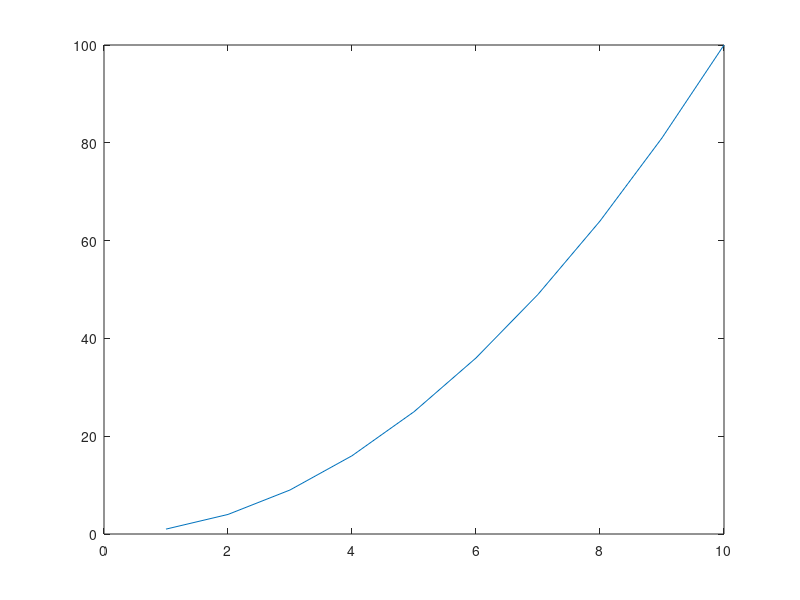
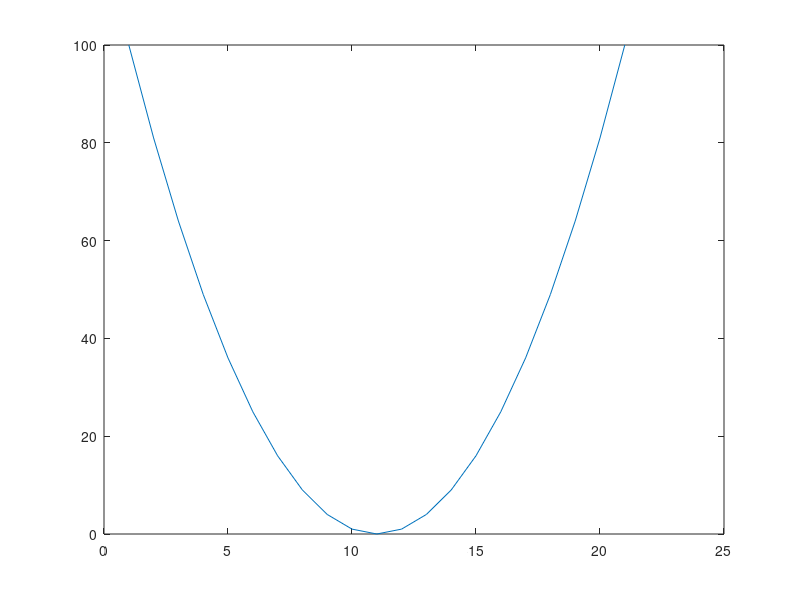
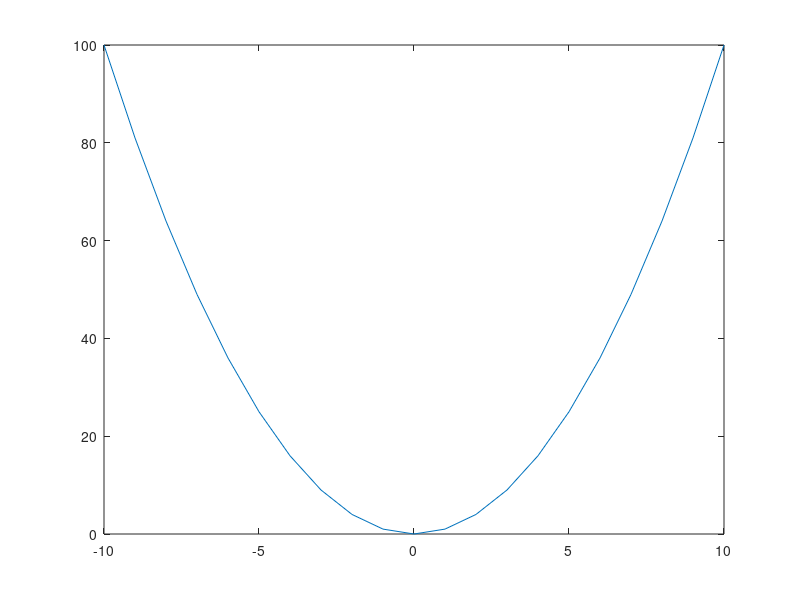
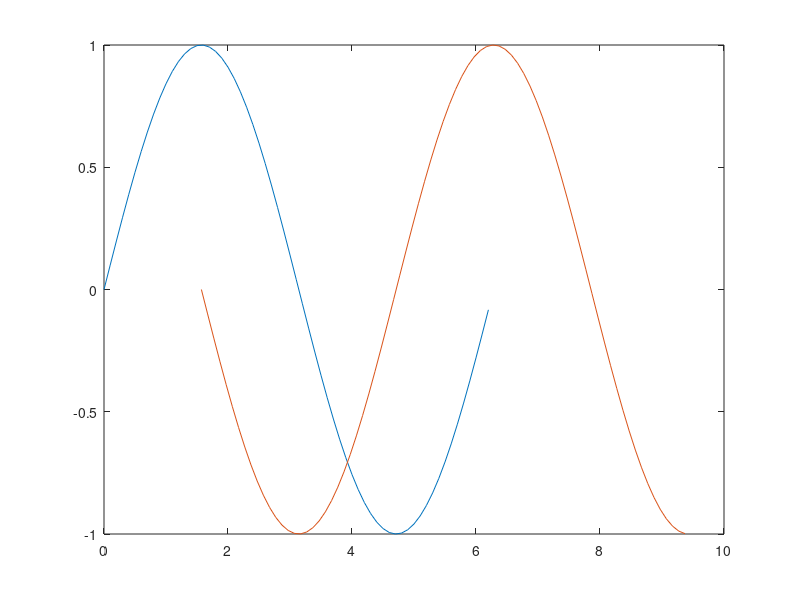

The MATLAB source for these figures, in order:
a = (1:10).^2
plot(a)
% produces new figure(#)
figure(2)
b = (-10:10).^2
plot(b);

figure(3)
t = -10:10;
b = t.^2
plot(t,b);

figure(4)
x1 = 0 : 0.1 : 2*pi; y1 = sin(x1);
x2 = pi/2 : 0.1 : 3*pi; y2 = cos(x2);
plot(x1,y1,x2,y2)

figure(5)
% 'r' for red line 'k' for black ':' for doted line 
plot(x1,y1, 'r', x2,y2,'k:')

figure(6)
% 'm--o' formate is magenta dash line with circle markers
plot(t,b, 'm--o')

% help plot for more options
% hold on all subsequent plots will be plot on same axis
% hold off will replace all subsequent plots
figure(7)
plot(x1,y1,x2,y2)
grid on
title('A Sine and Cosine Plot')
ylabel('the value of the sine or cosine')
xlabel('the argument of sine and cosine')
legend('sine', 'cosine')
axis([-2 12 -1.5 1.5])

